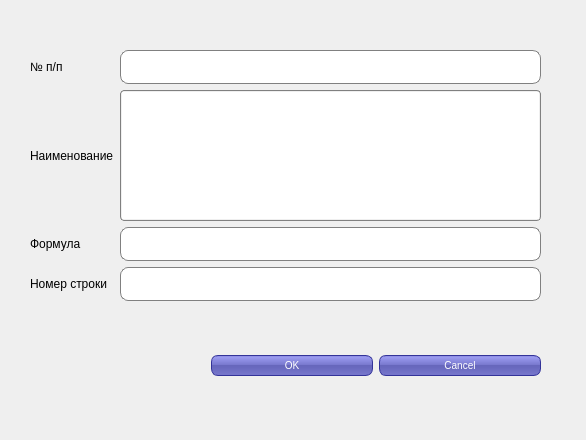
<?xml version="1.0" encoding="UTF-8"?>
<ui version="4.0">
 <class>RptRowEditForm</class>
 <widget class="QDialog" name="RptRowEditForm">
  <property name="geometry">
   <rect>
    <x>0</x>
    <y>0</y>
    <width>586</width>
    <height>440</height>
   </rect>
  </property>
  <property name="windowTitle">
   <string>RptColumnEditForm</string>
  </property>
  <property name="toolTipDuration">
   <number>-4</number>
  </property>
  <property name="styleSheet">
   <string notr="true">QPushButton {
color: white;
background-color: QLinearGradient( x1: 0, y1: 0, x2: 0, y2: 1, stop: 0 #88d, stop: 0.1 #99e, stop: 0.49 #77c, stop: 0.5 #66b, stop: 1 #77c);
border-width: 1px;
border-color: #339;
border-style: solid;
border-radius: 7;
padding: 3px;
font-size: 10px;
padding-left: 5px;
padding-right: 5px;
min-width: 150px;
max-width: 150px;
min-height: 13px;
max-height: 13px;
}
QLineEdit {
padding: 1px;
border-style: solid;
border: 1px solid gray;
border-radius: 8px;
 min-height: 30px;
}

QTextEdit {
padding: 1px;
border-style: solid;
border: 1px solid gray;
border-radius: 4px;
 min-height: 30px;
}

QComboBox {
   background: qlineargradient(
   x1:0, y1:0, x2:0, y2:1,
   stop:0 #f9f9f9,
   stop: 0.5 #c6c6c6,
   stop: 0.6 #dfdfdf,
   stop:1 #f9f9f9 );
   border-style: solid;
   border-width: 1px;
   border-color: rgb(0, 93, 168);
   border-radius: 8px;
   color: rgb(0, 93, 168);
   min-width: 170px;
   min-height: 30px;
   padding-left: 15px;
}
QComboBox:on {
   border-radius: 30px;
   background:transparent;
}
QComboBox::drop-down {
   image: url(:/bwt/downarrow.png);
   subcontrol-position: center right;
   margin-right: 10px;
}
QComboBox QAbstractItemView::item {
   padding: 10px 10px 10px 10px;
}
QComboBox QAbstractItemView {
   color: rgb(0, 93, 168);
   background: transparent;
}
QComboBox QListView::item {
   background: qradialgradient(
   cx: 0.5, cy: -1.6, fx: 0.5, fy: 0,
   radius: 2,
   stop: 0 #C4C4C4,
   stop: 1 #DBDBDB );
   border-style: solid;
   border-width: 1px;
   border-color: rgb(0, 93, 168);
   border-radius: 20px;
}</string>
  </property>
  <widget class="QDialogButtonBox" name="buttonBox">
   <property name="geometry">
    <rect>
     <x>200</x>
     <y>350</y>
     <width>341</width>
     <height>32</height>
    </rect>
   </property>
   <property name="orientation">
    <enum>Qt::Horizontal</enum>
   </property>
   <property name="standardButtons">
    <set>QDialogButtonBox::Cancel|QDialogButtonBox::Ok</set>
   </property>
  </widget>
  <widget class="QWidget" name="layoutWidget">
   <property name="geometry">
    <rect>
     <x>30</x>
     <y>50</y>
     <width>511</width>
     <height>251</height>
    </rect>
   </property>
   <layout class="QGridLayout" name="gridLayout">
    <item row="0" column="0">
     <widget class="QLabel" name="label">
      <property name="text">
       <string>№ п/п</string>
      </property>
     </widget>
    </item>
    <item row="0" column="1">
     <widget class="QLineEdit" name="lineEdit_Npp"/>
    </item>
    <item row="1" column="0">
     <widget class="QLabel" name="label_2">
      <property name="text">
       <string>Наименование</string>
      </property>
     </widget>
    </item>
    <item row="2" column="0">
     <widget class="QLabel" name="label_3">
      <property name="text">
       <string>Формула</string>
      </property>
     </widget>
    </item>
    <item row="2" column="1">
     <widget class="QLineEdit" name="lineEdit_Formula"/>
    </item>
    <item row="3" column="0">
     <widget class="QLabel" name="label_4">
      <property name="text">
       <string>Номер строки</string>
      </property>
     </widget>
    </item>
    <item row="3" column="1">
     <widget class="QLineEdit" name="lineEdit_Row"/>
    </item>
    <item row="1" column="1">
     <widget class="QTextEdit" name="textEdit_Name"/>
    </item>
   </layout>
  </widget>
 </widget>
 <resources/>
 <connections>
  <connection>
   <sender>buttonBox</sender>
   <signal>accepted()</signal>
   <receiver>RptRowEditForm</receiver>
   <slot>accept()</slot>
   <hints>
    <hint type="sourcelabel">
     <x>248</x>
     <y>254</y>
    </hint>
    <hint type="destinationlabel">
     <x>157</x>
     <y>274</y>
    </hint>
   </hints>
  </connection>
  <connection>
   <sender>buttonBox</sender>
   <signal>rejected()</signal>
   <receiver>RptRowEditForm</receiver>
   <slot>reject()</slot>
   <hints>
    <hint type="sourcelabel">
     <x>316</x>
     <y>260</y>
    </hint>
    <hint type="destinationlabel">
     <x>286</x>
     <y>274</y>
    </hint>
   </hints>
  </connection>
 </connections>
</ui>
